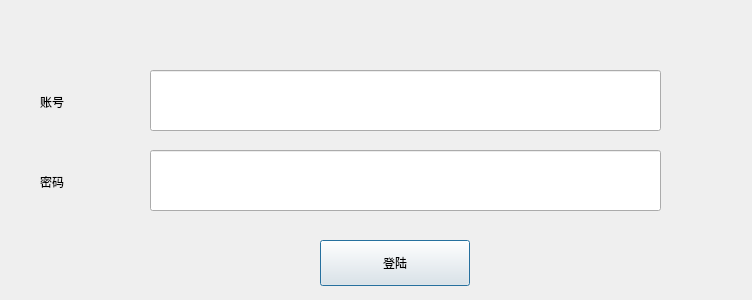
<?xml version="1.0" encoding="UTF-8"?>
<ui version="4.0">
 <class>Login</class>
 <widget class="QDialog" name="Login">
  <property name="geometry">
   <rect>
    <x>0</x>
    <y>0</y>
    <width>752</width>
    <height>300</height>
   </rect>
  </property>
  <property name="windowTitle">
   <string>Login</string>
  </property>
  <widget class="QLineEdit" name="account_lineEdit">
   <property name="geometry">
    <rect>
     <x>150</x>
     <y>70</y>
     <width>511</width>
     <height>61</height>
    </rect>
   </property>
  </widget>
  <widget class="QLineEdit" name="password_lineEdit">
   <property name="geometry">
    <rect>
     <x>150</x>
     <y>150</y>
     <width>511</width>
     <height>61</height>
    </rect>
   </property>
   <property name="echoMode">
    <enum>QLineEdit::Password</enum>
   </property>
  </widget>
  <widget class="QLabel" name="label">
   <property name="geometry">
    <rect>
     <x>40</x>
     <y>90</y>
     <width>108</width>
     <height>24</height>
    </rect>
   </property>
   <property name="text">
    <string>账号</string>
   </property>
  </widget>
  <widget class="QLabel" name="label_2">
   <property name="geometry">
    <rect>
     <x>40</x>
     <y>170</y>
     <width>108</width>
     <height>24</height>
    </rect>
   </property>
   <property name="text">
    <string>密码</string>
   </property>
  </widget>
  <widget class="QPushButton" name="login_pushButton">
   <property name="geometry">
    <rect>
     <x>320</x>
     <y>240</y>
     <width>150</width>
     <height>46</height>
    </rect>
   </property>
   <property name="text">
    <string>登陆</string>
   </property>
  </widget>
 </widget>
 <layoutdefault spacing="6" margin="11"/>
 <resources/>
 <connections>
  <connection>
   <sender>login_pushButton</sender>
   <signal>clicked()</signal>
   <receiver>Login</receiver>
   <slot>click_login()</slot>
   <hints>
    <hint type="sourcelabel">
     <x>421</x>
     <y>264</y>
    </hint>
    <hint type="destinationlabel">
     <x>631</x>
     <y>267</y>
    </hint>
   </hints>
  </connection>
 </connections>
 <slots>
  <slot>click_login()</slot>
 </slots>
</ui>
